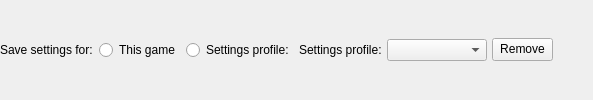
    <widget class="QFrame" name="profilesFrame">
     <layout class="QHBoxLayout" name="horizontalLayout_23">
      <property name="spacing">
       <number>5</number>
      </property>
      <property name="leftMargin">
       <number>0</number>
      </property>
      <property name="topMargin">
       <number>0</number>
      </property>
      <property name="rightMargin">
       <number>0</number>
      </property>
      <property name="bottomMargin">
       <number>0</number>
      </property>
      <item>
       <widget class="QFrame" name="settingsDestFrame">
        <layout class="QGridLayout" name="gridLayout_5">
         <property name="leftMargin">
          <number>0</number>
         </property>
         <property name="topMargin">
          <number>0</number>
         </property>
         <property name="rightMargin">
          <number>0</number>
         </property>
         <property name="bottomMargin">
          <number>0</number>
         </property>
         <item row="0" column="1">
          <widget class="QRadioButton" name="settingsDestGameRadioButton">
           <property name="text">
            <string>This game</string>
           </property>
          </widget>
         </item>
         <item row="0" column="0">
          <widget class="QLabel" name="label">
           <property name="text">
            <string>Save settings for:</string>
           </property>
          </widget>
         </item>
         <item row="0" column="2">
          <widget class="QRadioButton" name="settingsDestProfileRadioButton">
           <property name="text">
            <string>Settings profile:</string>
           </property>
          </widget>
         </item>
        </layout>
       </widget>
      </item>
      <item>
       <widget class="QLabel" name="profilesLabel">
        <property name="text">
         <string>Settings profile:</string>
        </property>
       </widget>
      </item>
      <item>
       <widget class="QComboBox" name="profilesComboBox">
        <property name="minimumSize">
         <size>
          <width>100</width>
          <height>0</height>
         </size>
        </property>
       </widget>
      </item>
      <item>
       <widget class="QPushButton" name="removeProfilePushButton">
        <property name="styleSheet">
         <string notr="true">padding:3px 7px 4px</string>
        </property>
        <property name="text">
         <string>Remove</string>
        </property>
       </widget>
      </item>
      <item>
       <spacer name="horizontalSpacer_14">
        <property name="orientation">
         <enum>Qt::Horizontal</enum>
        </property>
        <property name="sizeHint" stdset="0">
         <size>
          <width>40</width>
          <height>20</height>
         </size>
        </property>
       </spacer>
      </item>
     </layout>
    </widget>
